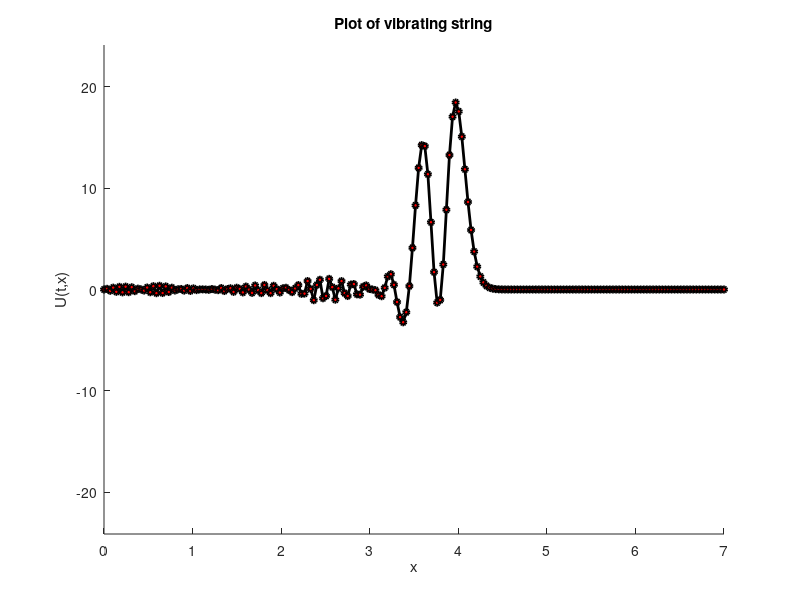

This chart was generated by the following MATLAB code:
function assignment_6()
    %experiment_1();
    experiment_2();
end

function experiment_1()

    n=5;
    mode_index = 4;

    string_params.n = n; %number of masses
    string_params.M = 10; %total mass attached to the string
    string_params.Tf = 2; %tension in string
    string_params.L = 7; %length of string
    string_params.c = .0001; %damping coefficient
    string_params.dx = (string_params.L/string_params.n+1); %horizontal spacing between masses

    [M_mat,K_mat] = construct_2nd_order_matrices(string_params);
    %Use MATLAB to solve the generalized eigenvalue problem
    [Ur_mat,lambda_mat] = eig(K_mat,M_mat);

    mode_shape_LA = Ur_mat(:,mode_index);

    omega_n = sqrt(-lambda_mat(mode_index,mode_index));

    omega = omega_n; %rads/sec
    A = 3;

    string_params.Uf_func = @(t_in) A*sin(omega*t_in); %function describing motion of end point
    string_params.dUfdt_func = @(t_in) -omega*A*cos(omega*t_in); %time derivative of Uf
    string_params.Uf_amplitude = A;

    U0 = zeros(string_params.n,1);
    dUdt0 = zeros(string_params.n,1);

    V0 = [U0,dUdt0];

    tlist = linspace(0,20*(2*pi)/omega, 10000+1);

    my_rate_func = @(t_in,V_in) string_rate_func02(t_in,V_in,string_params);
    
    [tlist, Vresult] = ode45(my_rate_func,tlist,V0);

    animate_string_with_mode_shape(tlist,Vresult,string_params,mode_shape_LA);

end

function experiment_2()

    n=200;

    string_params.n = n; %number of masses
    string_params.M = 10; %total mass attached to the string
    string_params.Tf = 2; %tension in string
    string_params.L = 7; %length of string
    string_params.c = .0001; %damping coefficient
    string_params.dx = (string_params.L/string_params.n+1); %horizontal spacing between masses


    string_params.Uf_func = @(t_in) 0; %function describing motion of end point
    string_params.dUfdt_func = @(t_in)0; %time derivative of Uf
    string_params.Uf_amplitude = 0;

    rho = string_params.M/string_params.L;

    c = sqrt(string_params.Tf/rho);

    x_list = linspace(0,string_params.L,n+2);
    x_list = x_list(2:end-1);

    w_pulse = string_params.L/20;
    h_pulse = 7;


    U0 = triangle_pulse(x_list,w_pulse,h_pulse);
    dUdt0 = -c*triangle_pulse_derivative(x_list,w_pulse,h_pulse);

    V0 = [U0,dUdt0];

    tlist = linspace(0,3*string_params.L/c, 10000+1);

    my_rate_func = @(t_in,V_in) string_rate_func02(t_in,V_in,string_params);
    
    [tlist, Vresult] = ode45(my_rate_func,tlist,V0);

    animate_string_travelling_wave(tlist,Vresult,string_params);

end

%triangle pulse function
%INPUTS:
%t: current time
%w: width of pulse (starts at t=0, ends at t=w)
%h: height of pulse
%OUTPUTS:
%res: pulse evaluated at t
function res = triangle_pulse(t,w,h)
t = t*(2/w);
res = 1-min(1*abs(t-1),1);
res = h*res;
end

%triangle pulse function (derivative)
%INPUTS:
%t: current time
%w: width of pulse (starts at t=0, ends at t=w)
%h: height of pulse
%OUTPUTS:
%res: derivative of pulse evaluated at t
function res = triangle_pulse_derivative(t,w,h)
    t = t*(2/w);
    res = -sign(t-1).*(abs(t-1)<1);
    res = (2*h/w)*res;
end


function animate_string_travelling_wave(tlist,Vresult,string_params)
    n = string_params.n;
    L = string_params.L;

    x_list = linspace(0,L,n+2);

    maxU = max(max(Vresult(:,1:n)));
    minU = min(max(Vresult(:,1:n)));

    h = max([abs(maxU),abs(minU), string_params.Uf_amplitude]);
    axis([0,L,-1.1*h,1.1*h]);
    hold on

    string_plot = plot(0,0,'o-', 'Color','k','linewidt', 2, 'markerfacecolor','r','markersize',4);

 
    xlabel('x');
    ylabel('U(t,x)');
    title('Plot of vibrating string');

    for k = 1:length(tlist)
        t = tlist(k);
        U = Vresult(k,1:n);
        Uf = string_params.Uf_func(t);

        U_padded = [0,U,Uf];
        

        set(string_plot,'xdata', x_list, 'ydata', U_padded);
        drawnow;
    end



end

function animate_string_with_mode_shape(tlist,Vresult,string_params,mode_shape_LA)
    n = string_params.n;
    L = string_params.L;

    x_list = linspace(0,L,n+2);

    maxU = max(max(Vresult(:,1:n)));
    minU = min(max(Vresult(:,1:n)));

    h = max([abs(maxU),abs(minU), string_params.Uf_amplitude]);
    axis([0,L,-1.1*h,1.1*h]);
    hold on

    string_plot = plot(0,0,'o-', 'Color','k','linewidt', 2, 'markerfacecolor','r','markersize',4);

    mode_shape_plot = plot(0,0,'o-', 'Color','b','linewidt', 2, 'markerfacecolor','k','markersize',4);

    mode_shape_padded = [0;mode_shape_LA;0];

    scale_factor = max(abs(maxU),abs(minU))/max(abs(mode_shape_padded));
    mode_shape_padded = mode_shape_padded*scale_factor;
    set(mode_shape_plot,'xdata',x_list,'ydata',mode_shape_padded);

    xlabel('x');
    ylabel('U(t,x)');
    title('Plot of vibrating string');

    for k = 1:length(tlist)
        t = tlist(k);
        U = Vresult(k,1:n);
        Uf = string_params.Uf_func(t);

        U_padded = [0,U,Uf];
        

        set(string_plot,'xdata', x_list, 'ydata', U_padded);
        drawnow;
    end



end

%build the mass and stiffness matrices that describe the 2nd order system.
%INPUTS
%string_params: a struct containing the system parameters describing the string
% string_params.n: number of masses
% string_params.M: total mass attached to the string
% string_params.Uf_func: function describing motion of end point
% string_params.dUfdt_func: time derivative of Uf
% string_params.Tf: %tension in string
% string_params.L: %length of string
% string_params.c: %damping coefficient
% string_params.dx: %horizontal spacing between masses
%OUTPUTS
%M_mat: the n x n mass (inertia) matrix
%K_mat: the n x n stiffness matrix
function [M_mat,K_mat] = construct_2nd_order_matrices(string_params)
    
    n = string_params.n; %number of masses
    M = string_params.M; %total mass attached to the string    
    Tf = string_params.Tf; %tension in string
    dx = string_params.dx; %horizontal spacing between masses
    n = string_params.n;
    I_n = eye(n);
    M_left = circshift(I_n,[0,-1]);
    M_right = circshift(I_n,[0,1]);
    my_laplacian = M_left-2*I_n+M_right;

    my_laplacian(1,n) = 0;
    my_laplacian(n,1) = 0;

    K_mat = (Tf/dx) * my_laplacian;
    M_mat = (M/n) *I_n;

end

%INPUTS
%t: current time
%V: system state. V = [U;dUdt] where
% U and dUdt are n x 1 column vectors
%string_params: a struct containing the system parameters describing the string
% string_params.n: number of masses
% string_params.M: total mass attached to the string
% string_params.Uf_func: function describing motion of end point
% string_params.dUfdt_func: time derivative of Uf
% string_params.Tf: %tension in string
% string_params.L: %length of string
% string_params.c: %damping coefficient
% string_params.dx: %horizontal spacing between masses
function dVdt = string_rate_func02(t,V,string_params)
    n = string_params.n; %number of masses
    M = string_params.M; %total mass attached to the string
    Uf_func = string_params.Uf_func; %function describing motion of end point
    dUfdt_func = string_params.dUfdt_func; %time derivative of Uf

    Tf = string_params.Tf; %tension in string
    L = string_params.L; %length of string
    c = string_params.c; %damping coefficient
    dx = string_params.dx; %horizontal spacing between masses
    
    %unpack state variable
    U = V(1:n);
    dUdt = V((n+1):(2*n));
    Uf = Uf_func(t);
    dUfdt = dUfdt_func(t);

   U_left = [0;U(1:end-1)];
   U_right = [U(2:end);Uf];

   dUdt_left = [0;dUdt(1:end-1)];
   dUdt_right = [dUdt(2:end);dUfdt];

   term1 = (Tf/dx)*(U_left-2*U+U_right);
   term2 = (c/dx)*(dUdt_left-2*dUdt+dUdt_right);

    
    %compute acceleration
    d2Udt2 = (term1+term2)/(M/n);
    %assemble state derivative
    dVdt = [dUdt;d2Udt2];
end 